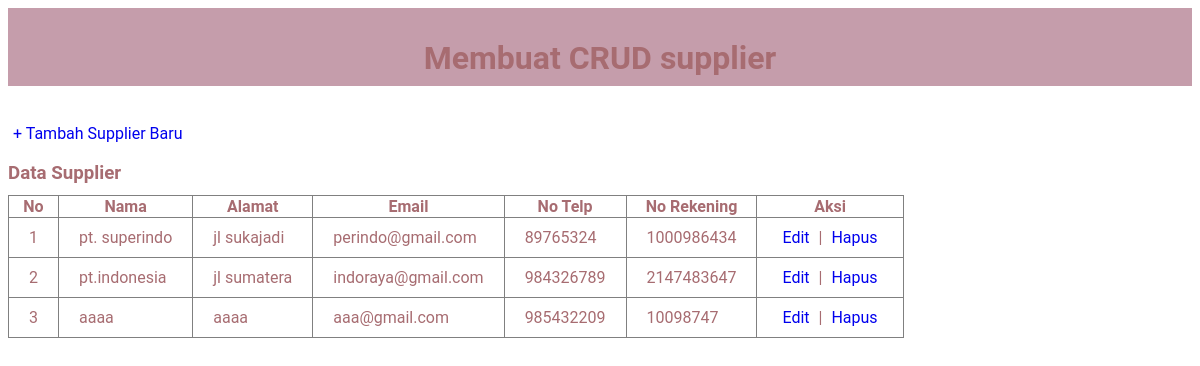
Page /supplier/index.php on the committed database.
### tables this page shows
CREATE TABLE `supplier` (
  `id_supplier` int(11) NOT NULL,
  `nama` varchar(50) NOT NULL,
  `alamat` varchar(50) NOT NULL,
  `email` varchar(50) NOT NULL,
  `no_telp` int(11) NOT NULL,
  `no_rekening` int(11) NOT NULL
);

### supplier/index.php (the view, shortened to what this page needs)
<!DOCTYPE html>
<html>
<head>
	<link rel="stylesheet" type="text/css" href="style.css">
</head>
<body>
	<div class="judul">
		<h1>Membuat CRUD supplier</h1>
	</div>
	<br/>
	<br/>
	<a class="tombol" href="input.php">+ Tambah Supplier Baru</a>
	<h3>Data Supplier</h3>
	<table border="1" class="table">
		<tr>
			<th>No</th>
			<th>Nama</th>
			<th>Alamat</th>
			<th>Email</th>
            <th>No Telp</th>
            <th>No Rekening</th>
			<th>Aksi</th>
		</tr>
		<?php
		$koneksi = new mysqli("localhost", "root", "", "kasir_ama");
		$query = "SELECT * FROM supplier";
		$result = mysqli_query($koneksi, $query);
		$nomor = 1;
		while($data = mysqli_fetch_array($result)){
		?>
		<tr>
			<td><?php echo $nomor++; ?></td>
			<td><?php echo $data['nama']; ?></td>
			<td><?php echo $data['alamat']; ?></td>
			<td><?php echo $data['email']; ?></td>
            <td><?php echo $data['no_telp']; ?></td>
            <td><?php echo $data['no_rekening']; ?></td>
			<td>
				<a class="edit" href="edit.php?id_supplier=<?php echo $data['id_supplier']; ?>">Edit</a> |
				<a class="hapus" href="hapus.php?id_supplier=<?php echo $data['id_supplier']; ?>">Hapus</a>
			</td>
		</tr>
		<?php } ?>
	</table>
</body>
</html>

### supplier/style.css (style rules this page uses)
body { font-family: 'roboto'; color: #a76c71; }
.judul { background: #c59dab; padding: 10px; text-align: center; }
.judul h1, h2, h3 { height: 15px; }
a { padding: 5px; text-decoration: none; }
.table { border-collapse: collapse; }
table.table th th, table.table tr td { padding: 10px 20px; }

### rows in the picture
supplier: nama "pt. superindo", alamat "jl sukajadi", email "perindo@gmail.com", no_telp "89765324", no_rekening "1000986434"
supplier: nama "pt.indonesia", alamat "jl sumatera", email "indoraya@gmail.com", no_telp "984326789", no_rekening "2147483647"
supplier: nama "aaaa", alamat "aaaa", email "aaa@gmail.com", no_telp "985432209", no_rekening "10098747"
